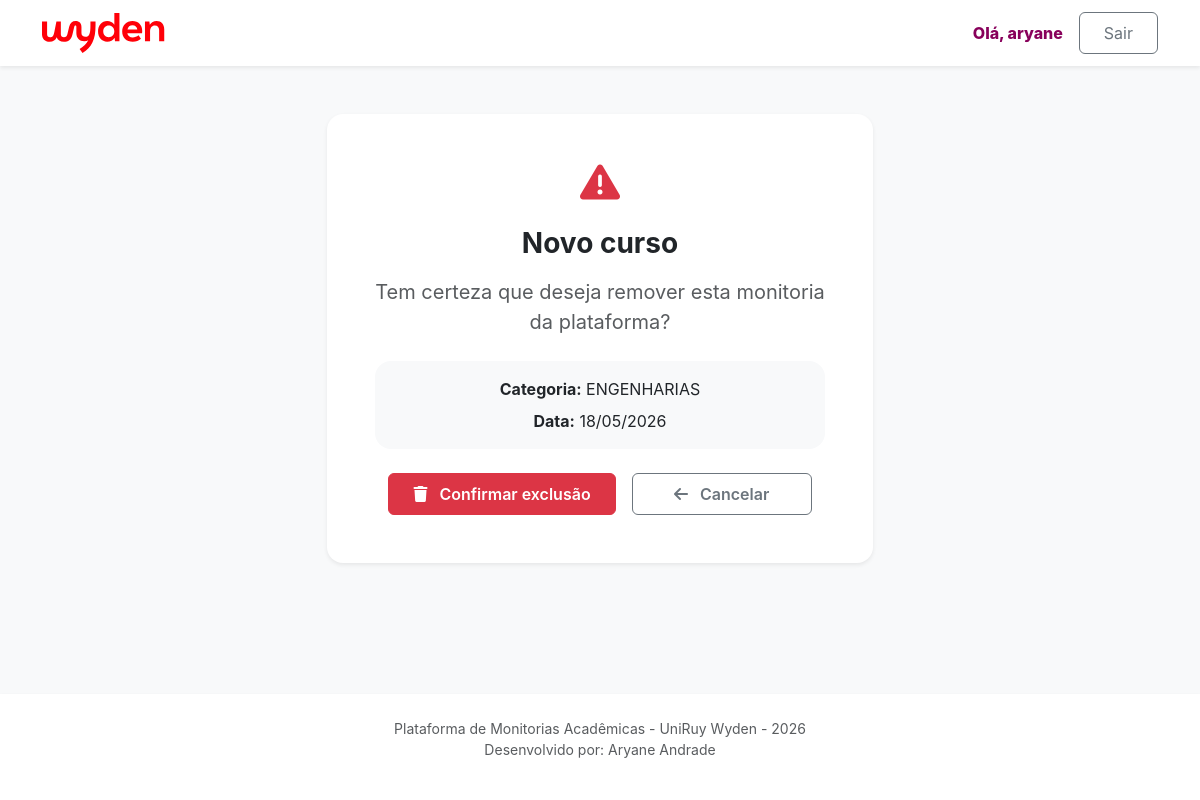
/painel/2/excluir_monitoria (signed in), run on the app's committed database.
### monitorias/models.py (models this page shows, shortened)
class Monitoria(models.Model):
    id = models.AutoField(primary_key=True)
    titulo = models.CharField(max_length=200)
    descricao = models.TextField()
    data = models.DateField(blank=True, null=True)
    categoria = models.ForeignKey(Categoria, on_delete=models.PROTECT, related_name='categoria_monitoria')
    beneficio = models.ForeignKey(Beneficio, on_delete=models.PROTECT, related_name='beneficio_monitoria')
    vagas = models.PositiveIntegerField(default=1)
    owner = models.ForeignKey(
        settings.AUTH_USER_MODEL,
        on_delete=models.CASCADE,
        related_name='monitorias',
    )

class Categoria(models.Model):
    id = models.AutoField(primary_key=True)
    nome = models.CharField(max_length=100)
    def __str__(self):
        return self.nome

### monitorias/views.py (the view, shortened to what this page needs)
# urls.py: path('painel/<int:pk>/excluir_monitoria', MonitoriaDeleteView.as_view(), name='excluir_monitoria'),
class MonitoriaDeleteView(LoginRequiredMixin, DeleteView):
    model = Monitoria
    template_name = 'excluir_monitoria.html'
    success_url = reverse_lazy('painel')
    login_url = 'login'
    def get_queryset(self):
        return Monitoria.objects.filter(owner=self.request.user)

### monitorias/templates/excluir_monitoria.html (shortened to what this page needs)
{% extends 'base.html' %}
{% block content %}
<div class="container my-5">
  <div class="row justify-content-center">
    <div class="col-lg-6">
      <div class="card border-0 shadow-sm rounded-4">
        <div class="card-body p-5 text-center">
          <div class="mb-4">
            <i class="fas fa-triangle-exclamation text-danger fs-1"></i>
          </div>
          <h3 class="fw-bold mb-3">
            {{ object.titulo }}
          </h3>
          <p class="text-muted fs-5 mb-4">
            Tem certeza que deseja remover esta monitoria da plataforma?
          </p>
          <div class="bg-light rounded-4 p-3 mb-4">
            <p class="mb-2">
              <strong>Categoria:</strong>
              {{ object.categoria }}
            </p>
            <p class="mb-0">
              <strong>Data:</strong>
              {{ object.data|date:'d/m/Y' }}
            </p>
          </div>
          <form method="post">
            <div class="d-flex justify-content-center gap-3 flex-wrap">
              <button
                type="submit"
                class="btn btn-danger px-4 py-2 fw-semibold"
                style="min-width: 180px"
              >
                <i class="fas fa-trash me-2"></i>
                Confirmar exclusão
              </button>
              <a
                href="{% url 'painel' %}"
                class="btn btn-outline-secondary px-4 py-2 fw-semibold"
                style="min-width: 180px"
              >
                <i class="fas fa-arrow-left me-2"></i>
                Cancelar
              </a>
            </div>
          </form>
        </div>
      </div>
    </div>
  </div>
</div>
{% endblock %}

### app/templates/base.html (shortened to what this page needs)
{% load static %}
<!doctype html>
<html lang="pt-br">
  <head>
    <link
      href="https://cdn.jsdelivr.net/npm/bootstrap@5.3.0/dist/css/bootstrap.min.css"
      rel="stylesheet"
    />
    <link
      rel="stylesheet"
      href="https://cdnjs.cloudflare.com/ajax/libs/font-awesome/6.4.0/css/all.min.css"
    />
    <link rel="stylesheet" href="{% static 'css/style.css' %}" />
  </head>
  <body>
    <nav class="navbar navbar-expand-lg navbar-light bg-white shadow-sm">
      <div class="container">
        <a class="navbar-brand fw-bold" href="{% url 'monitorias_list' %}">
          <img
            src="{% static 'img/logo-wyden.svg' %}"
            alt="Logo Wyden"
            class="img-fluid"
            style="height: 40px"
          />
        </a>
        <div class="collapse navbar-collapse" id="navbarNav">
          {% if user.is_authenticated %}
          <ul class="navbar-nav ms-auto align-items-center">
            <li class="nav-item me-3">
              <span class="nav-user"> Olá, {{ user.username }} </span>
            </li>
            <li class="nav-item">
              <a class="btn btn-outline-secondary rounded-2 px-4 py-2" href="{% url 'logout' %}"> Sair </a>
            </li>
          </ul>
          {% endif %}
        </div>
      </div>
    </nav>
    <main class="flex-grow-1">
      {% block content %}
      {% endblock %}
    </main>
    <footer class="bg-white py-4 shadow-sm">
      <div class="container text-center">
        <p class="small text-muted mb-0">
          Plataforma de Monitorias Acadêmicas - UniRuy Wyden - 2026
        </p>
        <p class="small text-muted">Desenvolvido por: Aryane Andrade</p>
      </div>
    </footer>
  </body>
</html>

### static/css/style.css (style rules this page uses)
:root { --uniruy-purple: #88005b; --bg-light: #f8f9fa; }
body { font-family: 'Inter', sans-serif; background-color: var(--bg-light); min-height: 100vh; display: flex; flex-direction: column; }
main { flex: 1; }
.navbar .nav-user { color: var(--uniruy-purple) !important; font-weight: 800; }

### data on the page
Monitoria: titulo "Novo curso", categoria "ENGENHARIAS", data "18/05/2026"

### other printed values
{{ user.username }} "aryane"
